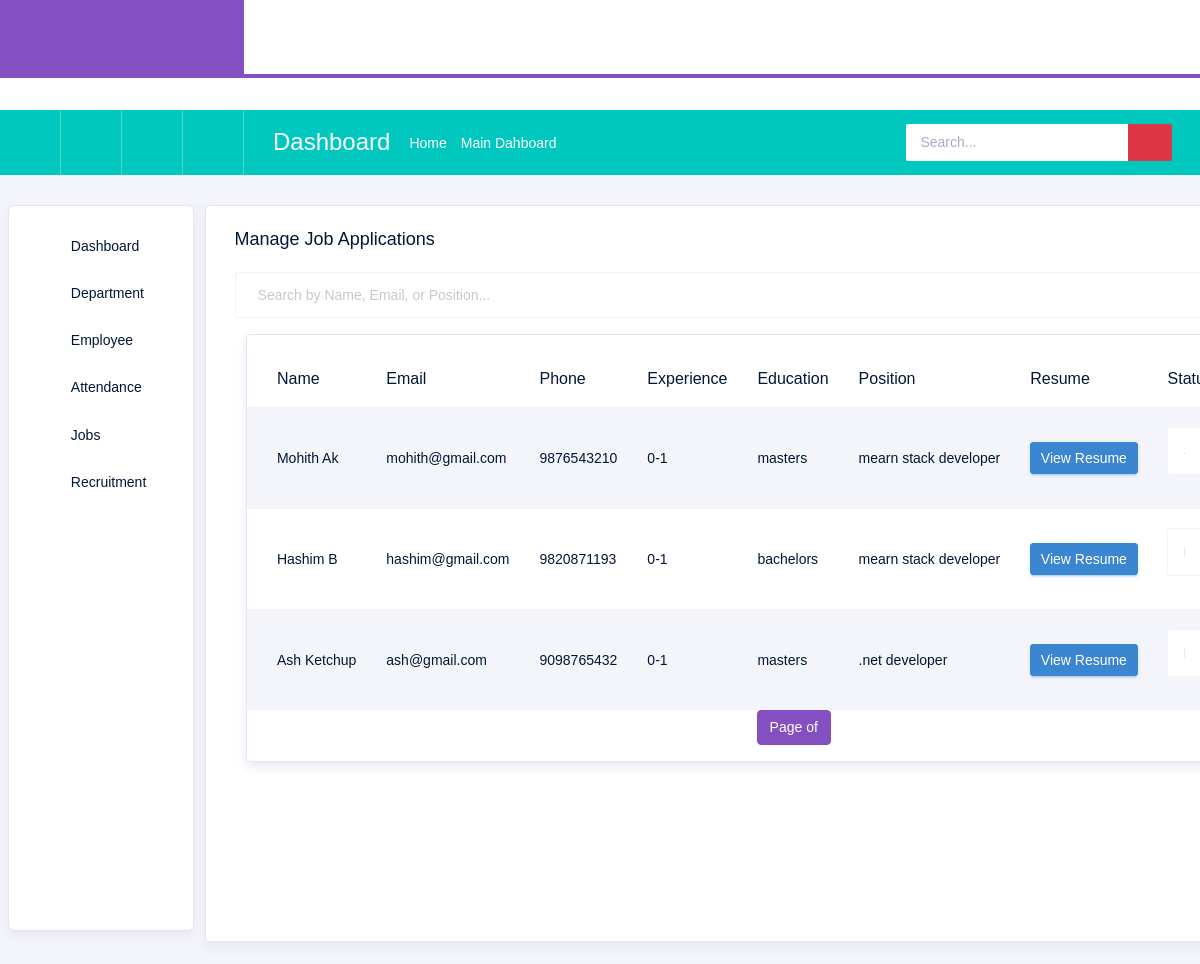
The app's page /job/applications/ with its own data.
### Frontend/models.py (models this page shows)
class JobApplication(models.Model):
    STATUS_CHOICES = [
        ('Pending', 'Pending'),
        ('Shortlisted', 'Shortlisted'),
        ('Rejected', 'Rejected'),
        ('Interview Scheduled', 'Interview Scheduled'),
    ]
    user = models.ForeignKey(User, on_delete=models.CASCADE, null=True, blank=True)
    vacancy = models.ForeignKey(JobVacancy, on_delete=models.CASCADE, related_name='applications')
    first_name = models.CharField(max_length=100)
    last_name = models.CharField(max_length=100)
    email = models.EmailField()
    phone = models.CharField(max_length=20)
    current_position = models.CharField(max_length=100, blank=True)
    experience = models.CharField(max_length=20)
    education = models.CharField(max_length=50)
    cover_letter = models.TextField(blank=True)
    resume = models.FileField(upload_to='resumes/')
    applied_date = models.DateTimeField(auto_now_add=True)
    status = models.CharField(max_length=20, choices=STATUS_CHOICES, default='Pending')
    message = models.TextField(blank=True, null=True)
    class Meta:
        ordering = ['-applied_date']

### Backend/models.py (models this page shows, shortened)
class JobVacancy(models.Model):
    title = models.CharField(max_length=225)
    description = models.TextField()
    qualifications = models.TextField()
    location = models.CharField(max_length=255)
    salary = models.DecimalField(max_digits=10, decimal_places=2, null=True, blank=True)
    posted_on = models.DateTimeField(auto_now_add=True)

### Backend/views.py (the view, shortened to what this page needs)
# urls.py: path('job/applications/', views.JobUserListView.as_view(), name='job_user_list'),
class JobUserListView(ListView):
    model = JobApplication
    template_name = "admin/job_user_list.html"
    context_object_name = "applications"
    def get_queryset(self):
        return JobApplication.objects.select_related('vacancy')

### Backend/templates/admin/job_user_list.html (shortened to what this page needs)
{% extends 'adminindex.html' %}
{% load static %}
{% block content %}
<div class="col-12 grid-margin stretch-card">
  <div class="card">
    <div class="card-body">
      <h4 class="card-title">Manage Job Applications</h4>
      <form method="GET" action="{% url 'job_user_list' %}">
        <div class="input-group mb-3">
          <input type="text" name="search" class="form-control" placeholder="Search by Name, Email, or Position..."
                 value="{{ search_query }}" aria-label="Search Applications">
        </div>
      </form>
      <div class="col-md-12">
        <div class="card">
          <div class="table-responsive pt-3">
            <table class="table table-striped project-orders-table">
              <thead>
                <tr>
                  <th>Name</th>
                  <th>Email</th>
                  <th>Phone</th>
                  <th>Experience</th>
                  <th>Education</th>
                  <th>Position</th>
                  <th>Resume</th>
                  <th>Status</th>
                </tr>
              </thead>
              <tbody>
                {% for app in applications %}
                  <tr>
                    <td>{{ app.first_name }} {{ app.last_name }}</td>
                    <td>{{ app.email }}</td>
                    <td>{{ app.phone }}</td>
                    <td>{{ app.experience }}</td>
                    <td>{{ app.education }}</td>
                    <td>{{ app.vacancy.title }}</td>
                    <td>
                      {% if app.resume %}
                        <a href="{{ app.resume.url }}" target="_blank" class="btn btn-info btn-sm resume-btn">View Resume</a>
                      {% else %}
                        <span class="text-muted">No file uploaded</span>
                      {% endif %}
                    </td>
                    <td>
                      <form method="POST" action="{% url 'job_user_list' %}">
                        <select name="status" class="form-control">
                          {% for status_choice, status_label in app.STATUS_CHOICES %}
                            <option value="{{ status_choice }}" {% if app.status == status_choice %}selected{% endif %}>{{ status_label }}</option>
                          {% endfor %}
                        </select>
                    </td>
                  </tr>
                {% empty %}
                  <tr>
                    <td colspan="10" class="text-center">No applications found.</td>
                  </tr>
                {% endfor %}
              </tbody>
            </table>
            <nav>
              <ul class="pagination justify-content-center">
                <li class="page-item active"><span class="page-link">Page {{ applications.number }} of {{ applications.paginator.num_pages }}</span></li>
              </ul>
            </nav>
          </div>
        </div>
      </div>
    </div>
  </div>
</div>
{% endblock %}

### Backend/templates/admin/job_user_list.html (style rules this page uses)
.resume-btn { white-space: nowrap; }

### records on screen
JobApplication: first_name "Mohith", last_name "Ak", email "mohith@gmail.com", phone "9876543210", experience "0-1", education "masters", vacancy "mearn stack developer", status "Shortlisted"
JobApplication: first_name "Hashim", last_name "B", email "hashim@gmail.com", phone "9820871193", experience "0-1", education "bachelors", vacancy "mearn stack developer", status "Pending"
JobApplication: first_name "Ash", last_name "Ketchup", email "ash@gmail.com", phone "9098765432", experience "0-1", education "masters", vacancy ".net developer", status "Pending"
